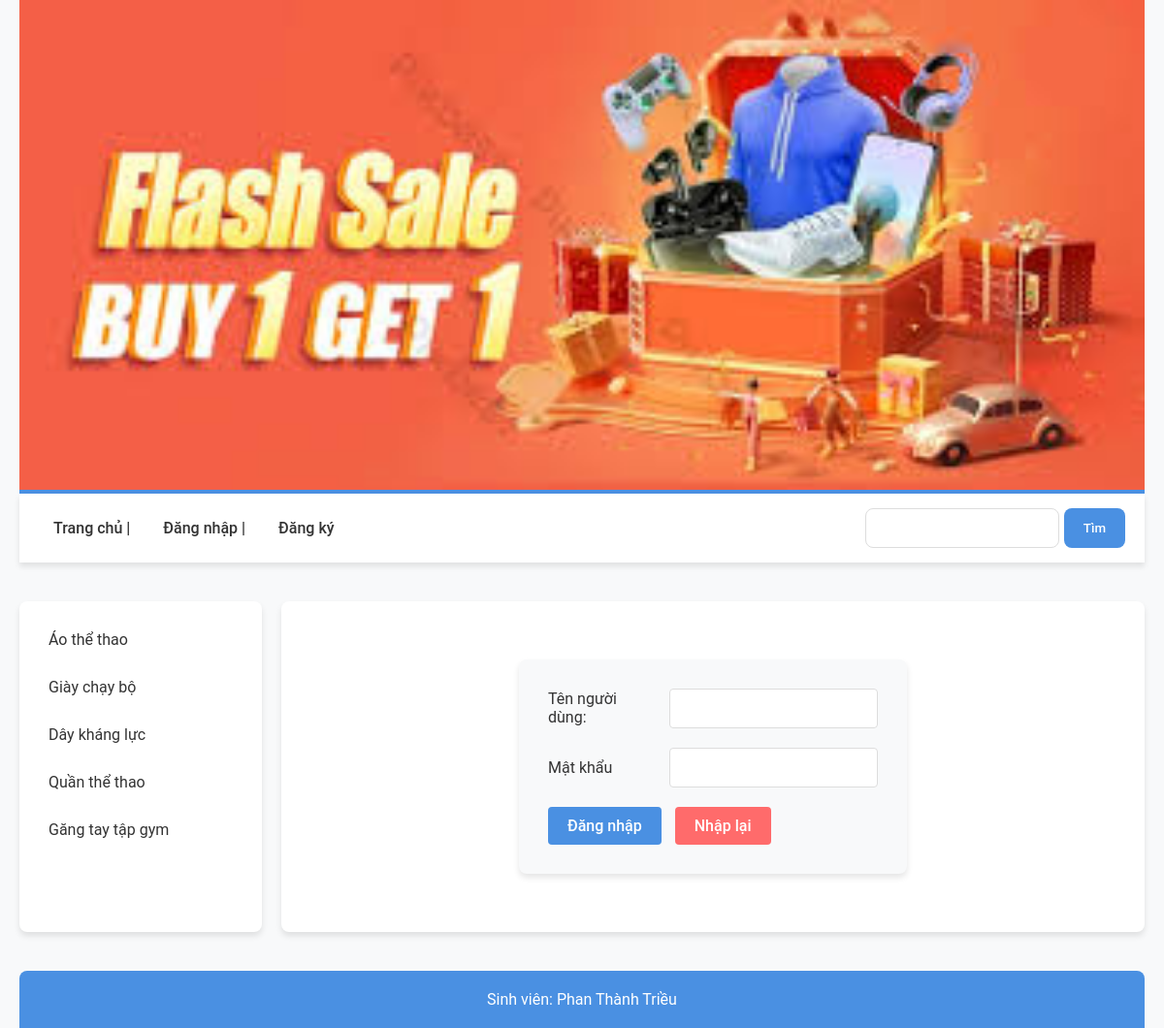
The app's page /index.php?p=dangnhap, older data.
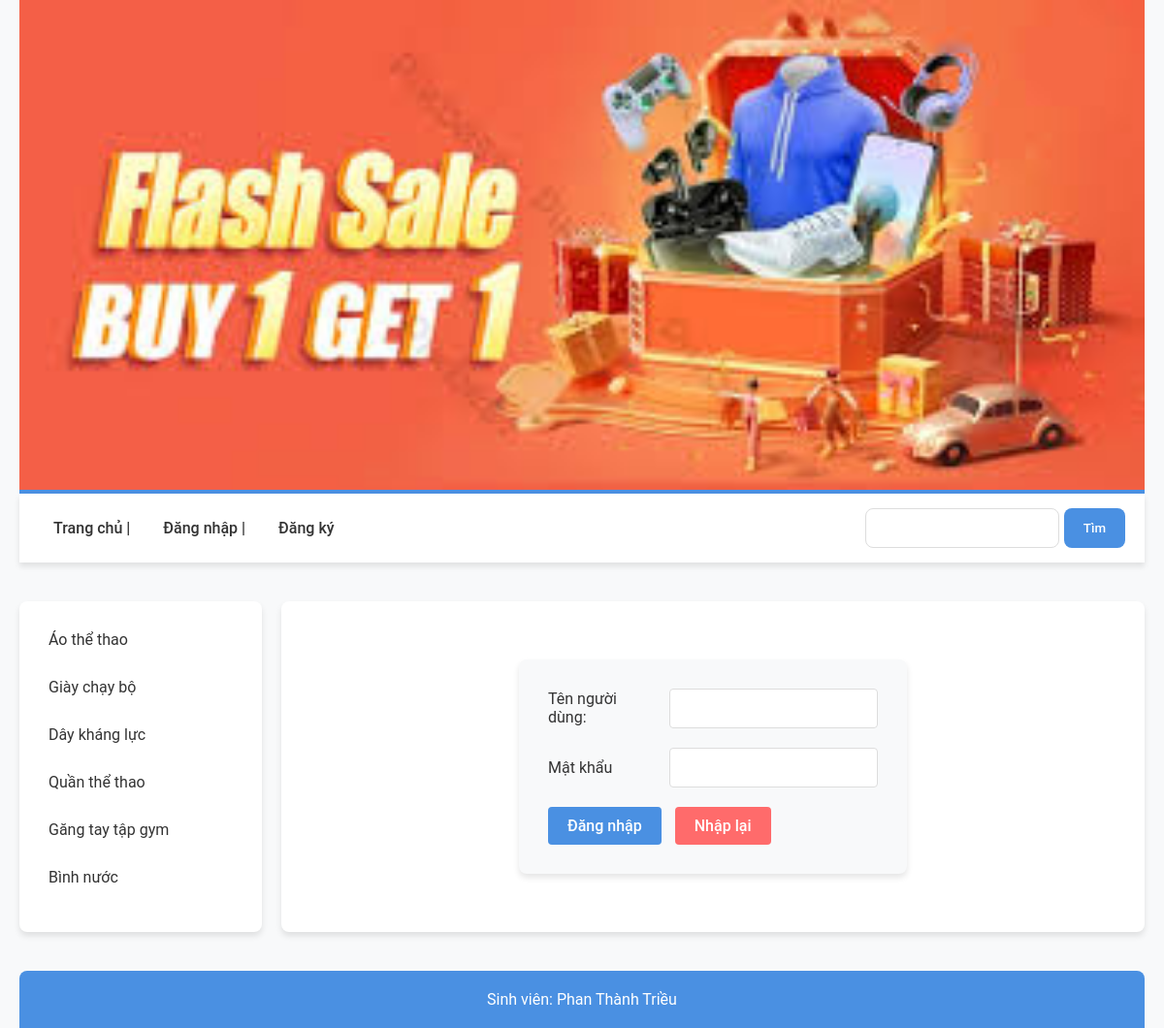
The same page, newer data.
### tables this page shows
CREATE TABLE `loaisanpham` (
  `IDLoai` int(11) NOT NULL,
  `TenLoai` varchar(100) DEFAULT NULL
);

### models/mCategory.php (called while the page is built, shortened)
<?php
class MCategory
{
    public function selectAllCate()
    {
        $p = new MConnect();
        $conn = $p->openConnect();
        if ($conn) {
            $sql = "select * from  loaisanpham ";
            $tbCate = mysqli_query($conn, $sql);
            return $tbCate;
        } else {
            return -1;
        }
    }
}

### controllers/cCategory.php (called while the page is built, shortened)
<?php
include_once("models/mCategory.php");
class CCategory
{
    public function getAllCate()
    {
        $p = new MCategory();
        $res = $p->selectAllCate();
        if ($res->num_rows > 0) {
            return $res;
        } elseif ($res == -1) {
            return -1;
        } else {
            return -2;
        }
    }
}

### partial/vLeft.php (the view)
<?php
   include_once("controllers/cCategory.php");
   $c = new CCategory();
   $allcat = $c->getAllCate();
   while ($r = $allcat->fetch_assoc()) {
       echo "<a href='?idloai=" . $r['IDLoai'] . "'>" . $r['TenLoai'] . "</a>";
   }
   ?>

Row changes from the older to the newer data that the page shows:
added loaisanpham: TenLoai "Bình nước"
